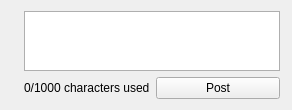
              <widget class="QWidget" name="widget_8" native="true">
               <property name="sizePolicy">
                <sizepolicy hsizetype="Preferred" vsizetype="Maximum">
                 <horstretch>0</horstretch>
                 <verstretch>0</verstretch>
                </sizepolicy>
               </property>
               <layout class="QGridLayout" name="gridLayout_12">
                <property name="leftMargin">
                 <number>18</number>
                </property>
                <property name="rightMargin">
                 <number>12</number>
                </property>
                <item row="0" column="1">
                 <widget class="QTextEdit" name="textEdit_shout">
                  <property name="sizePolicy">
                   <sizepolicy hsizetype="Preferred" vsizetype="Expanding">
                    <horstretch>0</horstretch>
                    <verstretch>0</verstretch>
                   </sizepolicy>
                  </property>
                  <property name="maximumSize">
                   <size>
                    <width>16777215</width>
                    <height>60</height>
                   </size>
                  </property>
                  <property name="palette">
                   <palette>
                    <active>
                     <colorrole role="WindowText">
                      <brush brushstyle="SolidPattern">
                       <color alpha="255">
                        <red>0</red>
                        <green>0</green>
                        <blue>0</blue>
                       </color>
                      </brush>
                     </colorrole>
                     <colorrole role="Button">
                      <brush brushstyle="SolidPattern">
                       <color alpha="255">
                        <red>227</red>
                        <green>227</green>
                        <blue>227</blue>
                       </color>
                      </brush>
                     </colorrole>
                     <colorrole role="Light">
                      <brush brushstyle="SolidPattern">
                       <color alpha="255">
                        <red>255</red>
                        <green>255</green>
                        <blue>255</blue>
                       </color>
                      </brush>
                     </colorrole>
                     <colorrole role="Midlight">
                      <brush brushstyle="SolidPattern">
                       <color alpha="255">
                        <red>241</red>
                        <green>241</green>
                        <blue>241</blue>
                       </color>
                      </brush>
                     </colorrole>
                     <colorrole role="Dark">
                      <brush brushstyle="SolidPattern">
                       <color alpha="255">
                        <red>113</red>
                        <green>113</green>
                        <blue>113</blue>
                       </color>
                      </brush>
                     </colorrole>
                     <colorrole role="Mid">
                      <brush brushstyle="SolidPattern">
                       <color alpha="255">
                        <red>151</red>
                        <green>151</green>
                        <blue>151</blue>
                       </color>
                      </brush>
                     </colorrole>
                     <colorrole role="Text">
                      <brush brushstyle="SolidPattern">
                       <color alpha="255">
                        <red>0</red>
                        <green>0</green>
                        <blue>0</blue>
                       </color>
                      </brush>
                     </colorrole>
                     <colorrole role="BrightText">
                      <brush brushstyle="SolidPattern">
                       <color alpha="255">
                        <red>255</red>
                        <green>255</green>
                        <blue>255</blue>
                       </color>
                      </brush>
                     </colorrole>
                     <colorrole role="ButtonText">
                      <brush brushstyle="SolidPattern">
                       <color alpha="255">
                        <red>0</red>
                        <green>0</green>
                        <blue>0</blue>
                       </color>
                      </brush>
                     </colorrole>
                     <colorrole role="Base">
                      <brush brushstyle="SolidPattern">
                       <color alpha="255">
                        <red>255</red>
                        <green>255</green>
                        <blue>255</blue>
                       </color>
                      </brush>
                     </colorrole>
                     <colorrole role="Window">
                      <brush brushstyle="SolidPattern">
                       <color alpha="255">
                        <red>227</red>
                        <green>227</green>
                        <blue>227</blue>
                       </color>
                      </brush>
                     </colorrole>
                     <colorrole role="Shadow">
                      <brush brushstyle="SolidPattern">
                       <color alpha="255">
                        <red>0</red>
                        <green>0</green>
                        <blue>0</blue>
                       </color>
                      </brush>
                     </colorrole>
                     <colorrole role="AlternateBase">
                      <brush brushstyle="SolidPattern">
                       <color alpha="255">
                        <red>241</red>
                        <green>241</green>
                        <blue>241</blue>
                       </color>
                      </brush>
                     </colorrole>
                     <colorrole role="ToolTipBase">
                      <brush brushstyle="SolidPattern">
                       <color alpha="255">
                        <red>255</red>
                        <green>255</green>
                        <blue>220</blue>
                       </color>
                      </brush>
                     </colorrole>
                     <colorrole role="ToolTipText">
                      <brush brushstyle="SolidPattern">
                       <color alpha="255">
                        <red>0</red>
                        <green>0</green>
                        <blue>0</blue>
                       </color>
                      </brush>
                     </colorrole>
                    </active>
                    <inactive>
                     <colorrole role="WindowText">
                      <brush brushstyle="SolidPattern">
                       <color alpha="255">
                        <red>0</red>
                        <green>0</green>
                        <blue>0</blue>
                       </color>
                      </brush>
                     </colorrole>
                     <colorrole role="Button">
                      <brush brushstyle="SolidPattern">
                       <color alpha="255">
                        <red>227</red>
                        <green>227</green>
                        <blue>227</blue>
                       </color>
                      </brush>
                     </colorrole>
                     <colorrole role="Light">
                      <brush brushstyle="SolidPattern">
                       <color alpha="255">
                        <red>255</red>
                        <green>255</green>
                        <blue>255</blue>
                       </color>
                      </brush>
                     </colorrole>
                     <colorrole role="Midlight">
                      <brush brushstyle="SolidPattern">
                       <color alpha="255">
                        <red>241</red>
                        <green>241</green>
                        <blue>241</blue>
                       </color>
                      </brush>
                     </colorrole>
                     <colorrole role="Dark">
                      <brush brushstyle="SolidPattern">
                       <color alpha="255">
                        <red>113</red>
                        <green>113</green>
                        <blue>113</blue>
                       </color>
                      </brush>
                     </colorrole>
                     <colorrole role="Mid">
                      <brush brushstyle="SolidPattern">
                       <color alpha="255">
                        <red>151</red>
                        <green>151</green>
                        <blue>151</blue>
                       </color>
                      </brush>
                     </colorrole>
                     <colorrole role="Text">
                      <brush brushstyle="SolidPattern">
                       <color alpha="255">
                        <red>0</red>
                        <green>0</green>
                        <blue>0</blue>
                       </color>
                      </brush>
                     </colorrole>
                     <colorrole role="BrightText">
                      <brush brushstyle="SolidPattern">
                       <color alpha="255">
                        <red>255</red>
                        <green>255</green>
                        <blue>255</blue>
                       </color>
                      </brush>
                     </colorrole>
                     <colorrole role="ButtonText">
                      <brush brushstyle="SolidPattern">
                       <color alpha="255">
                        <red>0</red>
                        <green>0</green>
                        <blue>0</blue>
                       </color>
                      </brush>
                     </colorrole>
                     <colorrole role="Base">
                      <brush brushstyle="SolidPattern">
                       <color alpha="255">
                        <red>255</red>
                        <green>255</green>
                        <blue>255</blue>
                       </color>
                      </brush>
                     </colorrole>
                     <colorrole role="Window">
                      <brush brushstyle="SolidPattern">
                       <color alpha="255">
                        <red>227</red>
                        <green>227</green>
                        <blue>227</blue>
                       </color>
                      </brush>
                     </colorrole>
                     <colorrole role="Shadow">
                      <brush brushstyle="SolidPattern">
                       <color alpha="255">
                        <red>0</red>
                        <green>0</green>
                        <blue>0</blue>
                       </color>
                      </brush>
                     </colorrole>
                     <colorrole role="AlternateBase">
                      <brush brushstyle="SolidPattern">
                       <color alpha="255">
                        <red>241</red>
                        <green>241</green>
                        <blue>241</blue>
                       </color>
                      </brush>
                     </colorrole>
                     <colorrole role="ToolTipBase">
                      <brush brushstyle="SolidPattern">
                       <color alpha="255">
                        <red>255</red>
                        <green>255</green>
                        <blue>220</blue>
                       </color>
                      </brush>
                     </colorrole>
                     <colorrole role="ToolTipText">
                      <brush brushstyle="SolidPattern">
                       <color alpha="255">
                        <red>0</red>
                        <green>0</green>
                        <blue>0</blue>
                       </color>
                      </brush>
                     </colorrole>
                    </inactive>
                    <disabled>
                     <colorrole role="WindowText">
                      <brush brushstyle="SolidPattern">
                       <color alpha="255">
                        <red>113</red>
                        <green>113</green>
                        <blue>113</blue>
                       </color>
                      </brush>
                     </colorrole>
                     <colorrole role="Button">
                      <brush brushstyle="SolidPattern">
                       <color alpha="255">
                        <red>227</red>
                        <green>227</green>
                        <blue>227</blue>
                       </color>
                      </brush>
                     </colorrole>
                     <colorrole role="Light">
                      <brush brushstyle="SolidPattern">
                       <color alpha="255">
                        <red>255</red>
                        <green>255</green>
                        <blue>255</blue>
                       </color>
                      </brush>
                     </colorrole>
                     <colorrole role="Midlight">
                      <brush brushstyle="SolidPattern">
                       <color alpha="255">
                        <red>241</red>
                        <green>241</green>
                        <blue>241</blue>
                       </color>
                      </brush>
                     </colorrole>
                     <colorrole role="Dark">
                      <brush brushstyle="SolidPattern">
                       <color alpha="255">
                        <red>113</red>
                        <green>113</green>
                        <blue>113</blue>
                       </color>
                      </brush>
                     </colorrole>
                     <colorrole role="Mid">
                      <brush brushstyle="SolidPattern">
                       <color alpha="255">
                        <red>151</red>
                        <green>151</green>
                        <blue>151</blue>
                       </color>
                      </brush>
                     </colorrole>
                     <colorrole role="Text">
                      <brush brushstyle="SolidPattern">
                       <color alpha="255">
                        <red>113</red>
                        <green>113</green>
                        <blue>113</blue>
                       </color>
                      </brush>
                     </colorrole>
                     <colorrole role="BrightText">
                      <brush brushstyle="SolidPattern">
                       <color alpha="255">
                        <red>255</red>
                        <green>255</green>
                        <blue>255</blue>
                       </color>
                      </brush>
                     </colorrole>
                     <colorrole role="ButtonText">
                      <brush brushstyle="SolidPattern">
                       <color alpha="255">
                        <red>113</red>
                        <green>113</green>
                        <blue>113</blue>
                       </color>
                      </brush>
                     </colorrole>
                     <colorrole role="Base">
                      <brush brushstyle="SolidPattern">
                       <color alpha="255">
                        <red>227</red>
                        <green>227</green>
                        <blue>227</blue>
                       </color>
                      </brush>
                     </colorrole>
                     <colorrole role="Window">
                      <brush brushstyle="SolidPattern">
                       <color alpha="255">
                        <red>227</red>
                        <green>227</green>
                        <blue>227</blue>
                       </color>
                      </brush>
                     </colorrole>
                     <colorrole role="Shadow">
                      <brush brushstyle="SolidPattern">
                       <color alpha="255">
                        <red>0</red>
                        <green>0</green>
                        <blue>0</blue>
                       </color>
                      </brush>
                     </colorrole>
                     <colorrole role="AlternateBase">
                      <brush brushstyle="SolidPattern">
                       <color alpha="255">
                        <red>227</red>
                        <green>227</green>
                        <blue>227</blue>
                       </color>
                      </brush>
                     </colorrole>
                     <colorrole role="ToolTipBase">
                      <brush brushstyle="SolidPattern">
                       <color alpha="255">
                        <red>255</red>
                        <green>255</green>
                        <blue>220</blue>
                       </color>
                      </brush>
                     </colorrole>
                     <colorrole role="ToolTipText">
                      <brush brushstyle="SolidPattern">
                       <color alpha="255">
                        <red>0</red>
                        <green>0</green>
                        <blue>0</blue>
                       </color>
                      </brush>
                     </colorrole>
                    </disabled>
                   </palette>
                  </property>
                  <property name="autoFillBackground">
                   <bool>true</bool>
                  </property>
                 </widget>
                </item>
                <item row="1" column="1">
                 <widget class="QFrame" name="horizontalFrame_2">
                  <property name="sizePolicy">
                   <sizepolicy hsizetype="Preferred" vsizetype="Maximum">
                    <horstretch>0</horstretch>
                    <verstretch>0</verstretch>
                   </sizepolicy>
                  </property>
                  <layout class="QGridLayout" name="gridLayout_13">
                   <property name="margin">
                    <number>0</number>
                   </property>
                   <item row="1" column="2">
                    <spacer name="horizontalSpacer_6">
                     <property name="orientation">
                      <enum>Qt::Horizontal</enum>
                     </property>
                     <property name="sizeType">
                      <enum>QSizePolicy::Preferred</enum>
                     </property>
                     <property name="sizeHint" stdset="0">
                      <size>
                       <width>0</width>
                       <height>20</height>
                      </size>
                     </property>
                    </spacer>
                   </item>
                   <item row="1" column="3">
                    <widget class="QPushButton" name="pushButton_post">
                     <property name="text">
                      <string>Post</string>
                     </property>
                    </widget>
                   </item>
                   <item row="1" column="1">
                    <widget class="QLabel" name="label_characterUse">
                     <property name="text">
                      <string>0/1000 characters used</string>
                     </property>
                    </widget>
                   </item>
                  </layout>
                 </widget>
                </item>
                <item row="0" column="0" rowspan="2">
                 <widget class="HPixmapView" name="label_you" native="true">
                  <property name="maximumSize">
                   <size>
                    <width>70</width>
                    <height>16777215</height>
                   </size>
                  </property>
                 </widget>
                </item>
               </layout>
              </widget>
